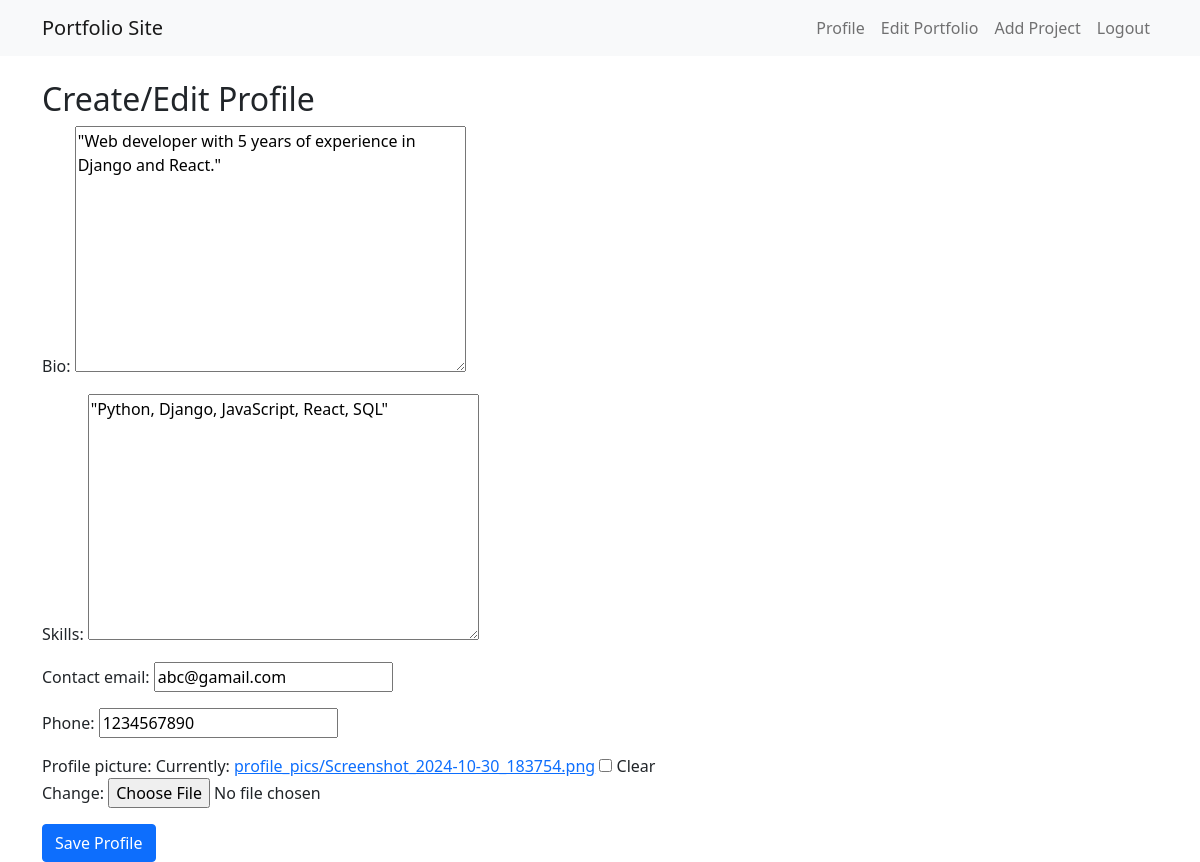
Page /profile/create/ (signed in) on the committed database.
### portfolio/models.py (models this page shows, shortened)
class UserProfile(models.Model):
    user = models.OneToOneField(User, on_delete=models.CASCADE)
    bio = models.TextField(blank=True)
    skills = models.TextField(blank=True)
    contact_email = models.EmailField(blank=True)
    phone = models.CharField(max_length=20, blank=True)
    profile_picture = models.ImageField(upload_to='profile_pics', blank=True)

### portfolio/views.py (the view)
# urls.py: path('profile/create/', views.create_profile, name='create_profile'),
@login_required
def create_profile(request):
    try:
        profile = request.user.userprofile
    except UserProfile.DoesNotExist:
        profile = UserProfile(user=request.user)
    if request.method == 'POST':
        form = UserProfileForm(request.POST, request.FILES, instance=profile)
        if form.is_valid():
            form.save()
            return redirect('view_profile')
    else:
        form = UserProfileForm(instance=profile)
    return render(request, 'portfolio/create_profile.html', {'form': form})

### portfolio/forms.py
class UserProfileForm(forms.ModelForm):
    class Meta:
        model = UserProfile
        fields = ['bio', 'skills', 'contact_email', 'phone', 'profile_picture']

### templates/portfolio/create_profile.html (shortened to what this page needs)
{% extends 'portfolio/base.html' %}
{% block content %}
<h2>Create/Edit Profile</h2>
<form method="post" enctype="multipart/form-data">
    {{ form.as_p }}
    <button type="submit" class="btn btn-primary">Save Profile</button>
</form>
{% endblock %}

### rows in the picture
UserProfile: bio "\"Web developer with 5 years of experience in Django and React.\"", skills "\"Python, Django, JavaScript, React, SQL\"", contact_email "abc@gamail.com", phone "1234567890"
